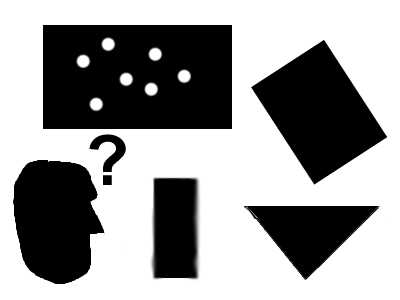
//> input picture Ermolaeva_Anastasia/pic1.png, 400 x 300 px
$ ./Hough   (built with g++ and OpenCV 4)
//> lines starting //> are read from the running program, lines starting //| are printed output that depends on the picture
#include "opencv2/highgui/highgui.hpp"
#include "opencv2/imgproc/imgproc.hpp"

#include <iostream>
#include <vector>
#include <cmath>

#define DEG2RAD 0.017453293f
#define OUT -10.0

using namespace cv;
using namespace std;

double shifts_function(double d)
{
    return std::sin(d);
}

class Hough
{
    private:

    static int myround(double d) {
        return d > 0.0 ? (int)(d + 0.5) : (int)(d - 0.5);
    }

    double check_x(int x, double r, int t, int h)
    {
        int y = (int)((r - (double)(x)*cosCache[t])/sinCache[t]);
        if ((y >= 0) && (y <= h))
        {
            return y;
        }
        return OUT;
    }

    double check_y(int y, double r, int t, int w)
    {
        int x = (int)((r - (double)(y)*sinCache[t])/cosCache[t]);
        if ((x >= 0) && (x <= w))
        {
            return x;
        }
        return OUT;
    }

    public:
        Hough()
        {
            sinCache = std::vector<double>(180);
            cosCache = std::vector<double>(180);
            for (int t = 0; t < 180; t++)
            {
                double theta = (double)t* DEG2RAD;
                sinCache[t] = std::sin(theta);
                cosCache[t] = std::cos(theta);
            }
        }

        uint8_t* houghlines_shift(uint8_t* data, double(*func)(double), int w, int h)
        {

            int houghHeight = std::sqrt((double)(w*w+h*h))/2;
            int doubleHeight = 2 * houghHeight;
            int houghWidth = 180;

            int* houghArray = (int*)calloc(doubleHeight*houghWidth, sizeof(int));

            double center_x = w/2.0;
            double center_y = h/2.0;
            for (int x = 1; x < w; x++)
            {
                for (int y = 1; y < h; y++)
                {

                    if (data[y*w + x] > 0)
                    {
                        for (int t = 0; t < houghWidth; t++)
                        {
                            int r = myround(((double)x - center_x) * cosCache[t]) + myround( ((double)y - center_y) * sinCache[t]);
                            r += houghHeight;

                            // координаты крайних точек отрезка(чтобы найти середину)
                             int x1, y1, x2, y2;

                            //вертикальная линия
                            if (t == 0)
                            {
                                x1 = x;
                                x2 = x;
                                y1 = 0;
                                y2 = h;
                            }
                            else
                            {
                                //горизонтальная линия
                                if (t == 90)
                                {
                                    x1 = 0;
                                    x2 = w;
                                    y1 = y;
                                    y2 = y;
                                }
                                else
                                {
                                    y1 = check_x(0, r, t, h);
                                    x1 = 0;
                                    if (y1 == OUT)
                                    {
                                        y1 = check_x(w, r, t, h);
                                        x1 = w;
                                    }

                                    x2 = check_y(0, r, t, w);
                                    y2 = 0;
                                    if (x2 == OUT)
                                    {
                                        x2 = check_y(h, r, t, w);
                                        y2 = h;
                                    }

                                }
                            }
                            double mid_segment_x = (x1 + x2)/2.0f;

                            double mid_segment_y = (y1 + y2)/2.0f;

                            double d = std::sqrt(std::pow((mid_segment_x - x), 2) + std::pow(mid_segment_y - y, 2));
                            double shift = func(d);

                            double shift_x = (double)x + shift*cosCache[t];
                            double shift_y = (double)y + shift*sinCache[t];
                            if ((shift_x >= 0) && (shift_x <= w) && (shift_y >= 0) && (shift_y <= h))
                            {
                                 houghArray[r*180 + t] += data[(int)(shift_y*w + shift_x)];
                            }
                        }
                    }
                }
            }

            int max_val = -10000;
            for (int r = 0; r < doubleHeight; r++)
            {
                for (int t = 0; t < houghWidth; t++)
                {
                    if (houghArray[r*houghWidth + t] > max_val)
                    {
                        max_val = houghArray[r*houghWidth + t];
                    }
                }

            }

            uint8_t* hough_uint = (uint8_t*)calloc(doubleHeight*houghWidth, sizeof(uint8_t));
            for (int r = 0; r < doubleHeight; r++)
            {
                for (int t = 0; t < houghWidth; t++)
                {
                    hough_uint[r*houghWidth + t] = (uint8_t)(houghArray[r*houghWidth + t] * 255.0f/ max_val);
                }

            }

            return hough_uint;
        }

    private:
        std::vector<double> sinCache;
        std::vector<double> cosCache;
};

int main(int argc, char** argv)
{
    const char* filename = argc >= 2 ? argv[1] : "pic1.png";
    Mat src;

    src = imread(filename, 0);
//> src: 300 rows x 400 cols, CV_8UC1; min 0, max 255, mean 154.1
    if (src.empty())
    {
        cout << "Can't open " << filename << "\n";
        return -1;
    }

    Hough hough;
    int w = src.cols;
//> w = 400
    int h = src.rows;
//> h = 300
    uint8_t* new_pic = hough.houghlines_shift(src.data, shifts_function, w, h);
//> after the loop in houghlines_shift, `for (int x = 1; x < w; x++)`: w = 400
//> the loop in houghlines_shift, `for (int r = 0; r < doubleHeight; r++)` made 500 passes
//> max_val on passes 1 to 3: 0, 255, 765
//> after the loop in houghlines_shift, `for (int r = 0; r < doubleHeight; r++)`: max_val = 101745

    double hh = std::sqrt((double)(w*w+h*h))/2;
//> hh = 250
    int acc_h = 2*hh;
//> acc_h = 500
    int acc_w = 180;
    Mat new_p = Mat(acc_h, acc_w, CV_8U, new_pic);
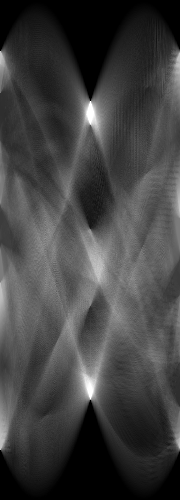
//> new_p: 500 rows x 180 cols, CV_8UC1; min 0, max 255, mean 65.5

    imshow("source", src);

    imshow("new", new_p);
    waitKey();

    return 0;
}

$ run again, with Ermolaeva_Anastasia/hough.jpg saved as Ermolaeva_Anastasia/pic1.png
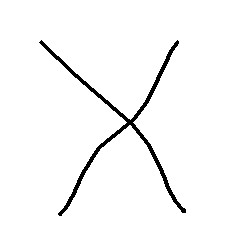
//> input picture Ermolaeva_Anastasia/hough.jpg, 237 x 239 px
//> src is the input picture: 239 rows x 237 cols, CV_8UC1; min 0, max 255, mean 247.4
//> after the loop in houghlines_shift, `for (int x = 1; x < w; x++)`: h = 239; w = 237
//> the loop in houghlines_shift, `for (int r = 0; r < doubleHeight; r++)` made 336 passes
//> max_val on passes 1 to 3: 0, 510, 1020
//> after the loop in houghlines_shift, `for (int r = 0; r < doubleHeight; r++)`: max_val = 115987
//> `Mat new_p = Mat(acc_h, acc_w, CV_8U, new_pic);`:
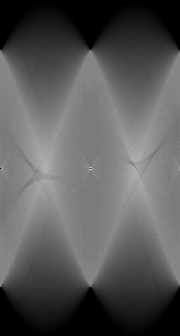
//> new_p: 336 rows x 180 cols, CV_8UC1; min 0, max 254, mean 88.9
